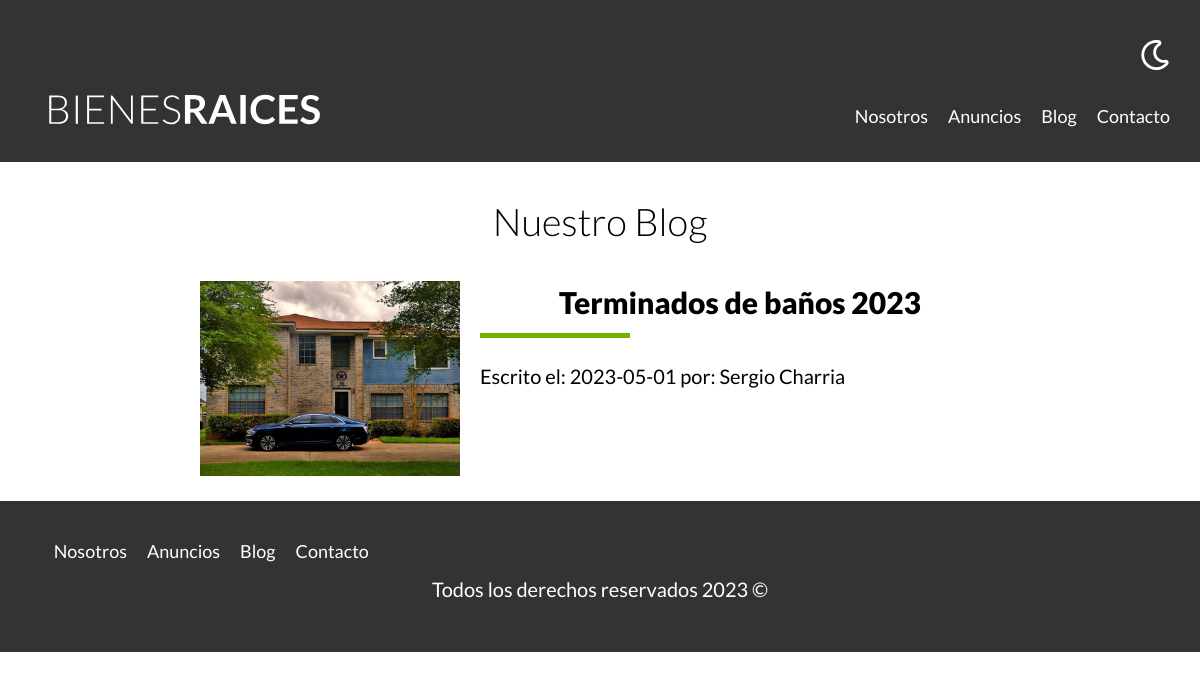
Page /blog on the committed database.
### tables this page shows
CREATE TABLE `blogs` (
  `id` int NOT NULL AUTO_INCREMENT,
  `imagen` varchar(200) DEFAULT 'NULL' COMMENT 'EMPTY',
  `titulo` varchar(45) DEFAULT NULL COMMENT 'EMPTY',
  `fecha` date DEFAULT NULL,
  `nombre` varchar(45) DEFAULT 'NULL',
  `descripcion` longtext,
  PRIMARY KEY (`id`)
);

### controller/paginasController.php (called while the page is built, shortened)
<?php
class PaginasController{
    public static function blog( Router $router){
        $blogs = Blog::all();
        $router->render('/paginas/blog', [
            'blogs' => $blogs
        ]);
    }
}

### public/index.php (called while the page is built, shortened)
<?php
$router = new Router;
$router->get('/admin', [PropiedadController::class, 'index']);
$router->get('/propiedades/crear', [PropiedadController::class, 'crear']);
$router->post('/propiedades/crear', [PropiedadController::class, 'crear']);
$router->get('/propiedades/actualizar', [PropiedadController::class, 'actualizar']);
$router->post('/propiedades/actualizar', [PropiedadController::class, 'actualizar']);
$router->post('/propiedades/eliminar', [PropiedadController::class, 'eliminar']);
$router->get('/vendedores/crear', [VendedorController::class, 'crear']);
$router->post('/vendedores/crear', [VendedorController::class, 'crear']);
$router->get('/vendedores/actualizar', [VendedorController::class, 'actualizar']);
$router->post('/vendedores/actualizar', [VendedorController::class, 'actualizar']);
$router->post('/vendedores/eliminar', [VendedorController::class, 'eliminar']);
$router->get('/blogs/crear', [BlogController::class, 'crear']);
$router->post('/blogs/crear', [BlogController::class, 'crear']);
$router->get('/blogs/actualizar', [BlogController::class, 'actualizar']);
$router->post('/blogs/actualizar', [BlogController::class, 'actualizar']);
$router->post('/blogs/eliminar', [BlogController::class, 'eliminar']);
$router->get('/', [PaginasController::class, 'index']);
$router->get('/nosotros', [PaginasController::class, 'nosotros']);
$router->get('/propiedades', [PaginasController::class, 'propiedades']);
$router->get('/propiedad', [PaginasController::class, 'propiedad']);
$router->get('/blog', [PaginasController::class, 'blog']);
$router->get('/entrada', [PaginasController::class, 'entrada']);
$router->get('/contacto', [PaginasController::class, 'contacto']);
$router->post('/contacto', [PaginasController::class, 'contacto']);
$router->get('/login', [LoginController::class, 'login']);
$router->post('/login', [LoginController::class, 'login']);
$router->get('/logout', [LoginController::class, 'logout']);
$router->comprobarRutas();

### models/activeRecord.php (called while the page is built, shortened)
<?php
class ActiveRecord{
    protected static $db;
    protected static $tabla = '';
    public static function setDB($database){
        self::$db = $database;
    }
    public static function all(){
        $query = "SELECT * FROM " . static::$tabla;
        $resultado = self::consultarSQL($query);
        return $resultado;
    }
    public static function consultarSQL($query){
        $resultado = self::$db->query($query);
        $array = [];
        while($registro = $resultado->fetch_assoc()){
            $array[] = static::crearObjeto($registro);
        }
        return $array;
    }
    protected static function crearObjeto($registro){
        $objeto = new static;
        foreach($registro as $key=> $value){
            if(property_exists($objeto, $key)){
                $objeto->$key = $value;
            }
        }
        return $objeto;
    }
}

### views/paginas/blog.php (the view, shortened to what this page needs)
<main class="contenedor seccion contenido-centrado">
    <h1>Nuestro Blog</h1>
    <?php foreach($blogs as $blog) :?>
    <article class="entrada-blog">
        <div class="imagen">
            <picture>
                <source srcset="imagenes/<?php echo $blog->imagen; ?>" type="image/webp">
                <source srcset="imagenes/<?php echo $blog->imagen; ?>" type="image/jpeg">
                <img loading="lazy" src="imagenes/<?php echo $blog->imagen; ?>" alt="texto entrada blog">
            </picture>
        </div>
        <div class="texto-entrada">
            <a href="/entrada?id=<?php echo $blog->id; ?>">
                <h3>
                    <?php echo $blog->titulo; ?>
                </h3>
            </a>
            <p>Escrito el: <span><?php echo $blog->fecha; ?></span> por: <span><?php echo $blog->nombre; ?></span></p>
        </div>
    </article>
    <?php endforeach; ?>
</main>

### public/build/css/app.css (style rules this page uses)
html { -webkit-text-size-adjust:100%;line-height:1.15 }
body { margin:0 }
main { display:block }
h1 { font-size:2em;margin:.67em 0 }
a { background-color:transparent }
img { border-style:none }
html { box-sizing:border-box;font-size:62.5% }
*,:after,:before { box-sizing:inherit }
body { font-family:Lato,sans-serif;font-size:1.6rem;line-height:1.8 }
p { color:#000;font-size:2rem }
.contenedor { margin:0 auto;max-width:120rem;width:95% }
a { text-decoration:none }
img,picture { display:block;width:100% }
h1,h2,h3 { font-family:Lato,sans-serif;font-weight:300;margin:2.5rem 0;text-align:center }
h1 { font-size:3.8rem }
h3 { font-size:3rem }
.seccion { margin-bottom:2.5rem;margin-top:2.5rem }
.contenido-centrado { max-width:80rem }
.entrada-blog { margin-bottom:2rem }
@media (min-width:768px) { .entrada-blog { -moz-column-gap:2rem;column-gap:2rem;display:grid;grid-template-columns:1fr 2fr } }
.entrada-blog:last-of-type { margin-bottom:0 }
.entrada-blog a { color:#000 }
.entrada-blog h3 { font-weight:900;line-height:1.4;margin:2rem 0 0 }
@media (min-width:768px) { .entrada-blog h3 { margin-top:0 } }
.entrada-blog h3:after { background-color:#71b100;content:"";display:block;height:.5rem;margin-top:1rem;width:15rem }

### rows in the picture
blogs: imagen (picture), titulo "Terminados de baños 2023", fecha "2023-05-01", nombre "Sergio Charria"
